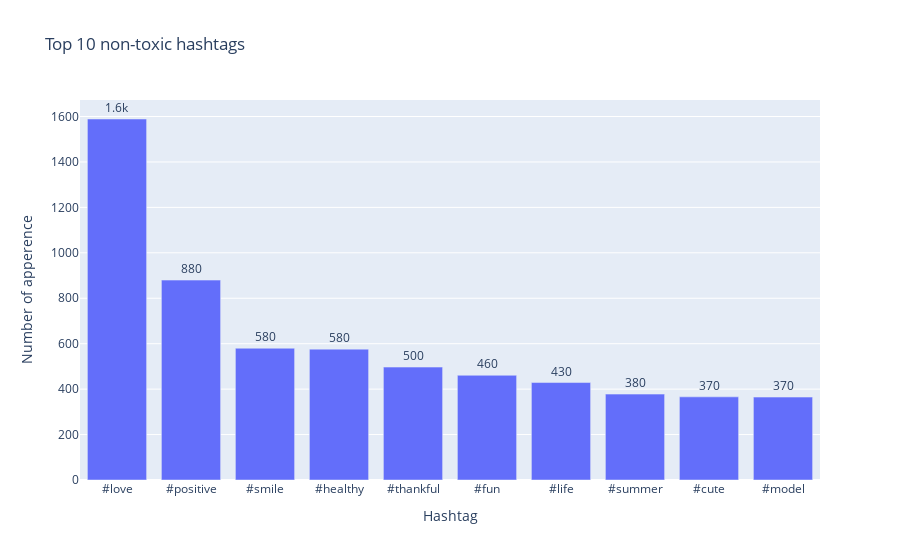

Notebook code for this chart:
### Code cell
words= df[df['Toxicity']==0]['tweet'].apply(lambda x : re.findall('#[a-zA-Z_0-9]+', x))
word={'words':[]}
for group in words:
    for d in group:
        if len(re.findall('#[0-9]+',d)) == 0:#filter hashtags which are all numbers (e.g. #198473)
            word['words'].append(d)
data=pd.DataFrame(word).value_counts()[:10]
fig = go.Figure([go.Bar(x=data.index.get_level_values(0), y=data.values, text=data.values)])
fig.update_traces(texttemplate='%{text:.2s}', textposition='outside')
fig.update_layout(uniformtext_minsize=8, uniformtext_mode='hide', title='Top 10 non-toxic hashtags',
                 xaxis_title='Hashtag', yaxis_title='Number of apperence')
fig.show()

### Figure 1 — Plotly figure (JSON) as saved in the notebook; plotly's stock layout.template omitted (floating-point values rounded to 4 significant figures)
{"data": [{"text": [1589, 880, 580, 576, 497, 461, 429, 378, 366, 365], "textposition": "outside", "texttemplate": "%{text:.2s}", "type": "bar", "x": ["#love", "#positive", "#smile", "#healthy", "#thankful", "#fun", "#life", "#summer", "#cute", "#model"], "y": [1589, 880, 580, 576, 497, 461, 429, 378, 366, 365]}], "layout": {"title": {"text": "Top 10 non-toxic hashtags"}, "uniformtext": {"minsize": 8, "mode": "hide"}, "xaxis": {"title": {"text": "Hashtag"}}, "yaxis": {"title": {"text": "Number of apperence"}}}}
